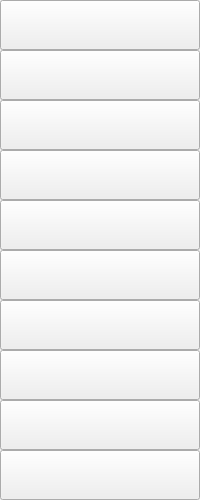
               <widget class="QWidget" name="page_colors">
                <property name="sizePolicy">
                 <sizepolicy hsizetype="Ignored" vsizetype="Preferred">
                  <horstretch>0</horstretch>
                  <verstretch>0</verstretch>
                 </sizepolicy>
                </property>
                <property name="minimumSize">
                 <size>
                  <width>0</width>
                  <height>500</height>
                 </size>
                </property>
                <property name="accessibleName">
                 <string>page_colors</string>
                </property>
                <layout class="QVBoxLayout" name="verticalLayout_26">
                 <property name="spacing">
                  <number>0</number>
                 </property>
                 <property name="leftMargin">
                  <number>0</number>
                 </property>
                 <property name="topMargin">
                  <number>0</number>
                 </property>
                 <property name="rightMargin">
                  <number>0</number>
                 </property>
                 <property name="bottomMargin">
                  <number>0</number>
                 </property>
                 <item>
                  <widget class="QPushButton" name="btn_black">
                   <property name="sizePolicy">
                    <sizepolicy hsizetype="Ignored" vsizetype="Fixed">
                     <horstretch>0</horstretch>
                     <verstretch>0</verstretch>
                    </sizepolicy>
                   </property>
                   <property name="minimumSize">
                    <size>
                     <width>0</width>
                     <height>50</height>
                    </size>
                   </property>
                   <property name="text">
                    <string/>
                   </property>
                   <property name="icon">
                    <iconset>
                     <normaloff>../../../Circuit-Board-Designer/src/color_img/black.png</normaloff>../../../Circuit-Board-Designer/src/color_img/black.png</iconset>
                   </property>
                   <property name="iconSize">
                    <size>
                     <width>36</width>
                     <height>36</height>
                    </size>
                   </property>
                  </widget>
                 </item>
                 <item>
                  <widget class="QPushButton" name="btn_red">
                   <property name="sizePolicy">
                    <sizepolicy hsizetype="Ignored" vsizetype="Fixed">
                     <horstretch>0</horstretch>
                     <verstretch>0</verstretch>
                    </sizepolicy>
                   </property>
                   <property name="minimumSize">
                    <size>
                     <width>0</width>
                     <height>50</height>
                    </size>
                   </property>
                   <property name="text">
                    <string/>
                   </property>
                   <property name="icon">
                    <iconset>
                     <normaloff>../../../Circuit-Board-Designer/src/color_img/red.png</normaloff>../../../Circuit-Board-Designer/src/color_img/red.png</iconset>
                   </property>
                   <property name="iconSize">
                    <size>
                     <width>36</width>
                     <height>36</height>
                    </size>
                   </property>
                  </widget>
                 </item>
                 <item>
                  <widget class="QPushButton" name="btn_orange">
                   <property name="sizePolicy">
                    <sizepolicy hsizetype="Ignored" vsizetype="Fixed">
                     <horstretch>0</horstretch>
                     <verstretch>0</verstretch>
                    </sizepolicy>
                   </property>
                   <property name="minimumSize">
                    <size>
                     <width>0</width>
                     <height>50</height>
                    </size>
                   </property>
                   <property name="text">
                    <string/>
                   </property>
                   <property name="icon">
                    <iconset>
                     <normaloff>../../../Circuit-Board-Designer/src/color_img/orange.png</normaloff>../../../Circuit-Board-Designer/src/color_img/orange.png</iconset>
                   </property>
                   <property name="iconSize">
                    <size>
                     <width>36</width>
                     <height>36</height>
                    </size>
                   </property>
                  </widget>
                 </item>
                 <item>
                  <widget class="QPushButton" name="btn_yellow">
                   <property name="sizePolicy">
                    <sizepolicy hsizetype="Ignored" vsizetype="Fixed">
                     <horstretch>0</horstretch>
                     <verstretch>0</verstretch>
                    </sizepolicy>
                   </property>
                   <property name="minimumSize">
                    <size>
                     <width>0</width>
                     <height>50</height>
                    </size>
                   </property>
                   <property name="text">
                    <string/>
                   </property>
                   <property name="icon">
                    <iconset>
                     <normaloff>../../../Circuit-Board-Designer/src/color_img/yellow.png</normaloff>../../../Circuit-Board-Designer/src/color_img/yellow.png</iconset>
                   </property>
                   <property name="iconSize">
                    <size>
                     <width>36</width>
                     <height>36</height>
                    </size>
                   </property>
                  </widget>
                 </item>
                 <item>
                  <widget class="QPushButton" name="btn_green">
                   <property name="sizePolicy">
                    <sizepolicy hsizetype="Ignored" vsizetype="Fixed">
                     <horstretch>0</horstretch>
                     <verstretch>0</verstretch>
                    </sizepolicy>
                   </property>
                   <property name="minimumSize">
                    <size>
                     <width>0</width>
                     <height>50</height>
                    </size>
                   </property>
                   <property name="text">
                    <string/>
                   </property>
                   <property name="icon">
                    <iconset>
                     <normaloff>../../../Circuit-Board-Designer/src/color_img/green.png</normaloff>../../../Circuit-Board-Designer/src/color_img/green.png</iconset>
                   </property>
                   <property name="iconSize">
                    <size>
                     <width>36</width>
                     <height>36</height>
                    </size>
                   </property>
                  </widget>
                 </item>
                 <item>
                  <widget class="QPushButton" name="btn_blue">
                   <property name="sizePolicy">
                    <sizepolicy hsizetype="Ignored" vsizetype="Fixed">
                     <horstretch>0</horstretch>
                     <verstretch>0</verstretch>
                    </sizepolicy>
                   </property>
                   <property name="minimumSize">
                    <size>
                     <width>0</width>
                     <height>50</height>
                    </size>
                   </property>
                   <property name="text">
                    <string/>
                   </property>
                   <property name="icon">
                    <iconset>
                     <normaloff>../../../Circuit-Board-Designer/src/color_img/blue.png</normaloff>../../../Circuit-Board-Designer/src/color_img/blue.png</iconset>
                   </property>
                   <property name="iconSize">
                    <size>
                     <width>36</width>
                     <height>36</height>
                    </size>
                   </property>
                  </widget>
                 </item>
                 <item>
                  <widget class="QPushButton" name="btn_purple">
                   <property name="sizePolicy">
                    <sizepolicy hsizetype="Ignored" vsizetype="Fixed">
                     <horstretch>0</horstretch>
                     <verstretch>0</verstretch>
                    </sizepolicy>
                   </property>
                   <property name="minimumSize">
                    <size>
                     <width>0</width>
                     <height>50</height>
                    </size>
                   </property>
                   <property name="text">
                    <string/>
                   </property>
                   <property name="icon">
                    <iconset>
                     <normaloff>../../../Circuit-Board-Designer/src/color_img/purple.png</normaloff>../../../Circuit-Board-Designer/src/color_img/purple.png</iconset>
                   </property>
                   <property name="iconSize">
                    <size>
                     <width>36</width>
                     <height>36</height>
                    </size>
                   </property>
                  </widget>
                 </item>
                 <item>
                  <widget class="QPushButton" name="btn_pink">
                   <property name="sizePolicy">
                    <sizepolicy hsizetype="Ignored" vsizetype="Fixed">
                     <horstretch>0</horstretch>
                     <verstretch>0</verstretch>
                    </sizepolicy>
                   </property>
                   <property name="minimumSize">
                    <size>
                     <width>0</width>
                     <height>50</height>
                    </size>
                   </property>
                   <property name="text">
                    <string/>
                   </property>
                   <property name="icon">
                    <iconset>
                     <normaloff>../../../Circuit-Board-Designer/src/color_img/pink.png</normaloff>../../../Circuit-Board-Designer/src/color_img/pink.png</iconset>
                   </property>
                   <property name="iconSize">
                    <size>
                     <width>36</width>
                     <height>36</height>
                    </size>
                   </property>
                  </widget>
                 </item>
                 <item>
                  <widget class="QPushButton" name="btn_cyan">
                   <property name="sizePolicy">
                    <sizepolicy hsizetype="Ignored" vsizetype="Fixed">
                     <horstretch>0</horstretch>
                     <verstretch>0</verstretch>
                    </sizepolicy>
                   </property>
                   <property name="minimumSize">
                    <size>
                     <width>0</width>
                     <height>50</height>
                    </size>
                   </property>
                   <property name="text">
                    <string/>
                   </property>
                   <property name="icon">
                    <iconset>
                     <normaloff>../../../Circuit-Board-Designer/src/color_img/cyan.png</normaloff>../../../Circuit-Board-Designer/src/color_img/cyan.png</iconset>
                   </property>
                   <property name="iconSize">
                    <size>
                     <width>36</width>
                     <height>36</height>
                    </size>
                   </property>
                  </widget>
                 </item>
                 <item>
                  <widget class="QPushButton" name="btn_brown">
                   <property name="sizePolicy">
                    <sizepolicy hsizetype="Ignored" vsizetype="Fixed">
                     <horstretch>0</horstretch>
                     <verstretch>0</verstretch>
                    </sizepolicy>
                   </property>
                   <property name="minimumSize">
                    <size>
                     <width>0</width>
                     <height>50</height>
                    </size>
                   </property>
                   <property name="text">
                    <string/>
                   </property>
                   <property name="icon">
                    <iconset>
                     <normaloff>../../../Circuit-Board-Designer/src/color_img/brown.png</normaloff>../../../Circuit-Board-Designer/src/color_img/brown.png</iconset>
                   </property>
                   <property name="iconSize">
                    <size>
                     <width>36</width>
                     <height>36</height>
                    </size>
                   </property>
                  </widget>
                 </item>
                </layout>
               </widget>
